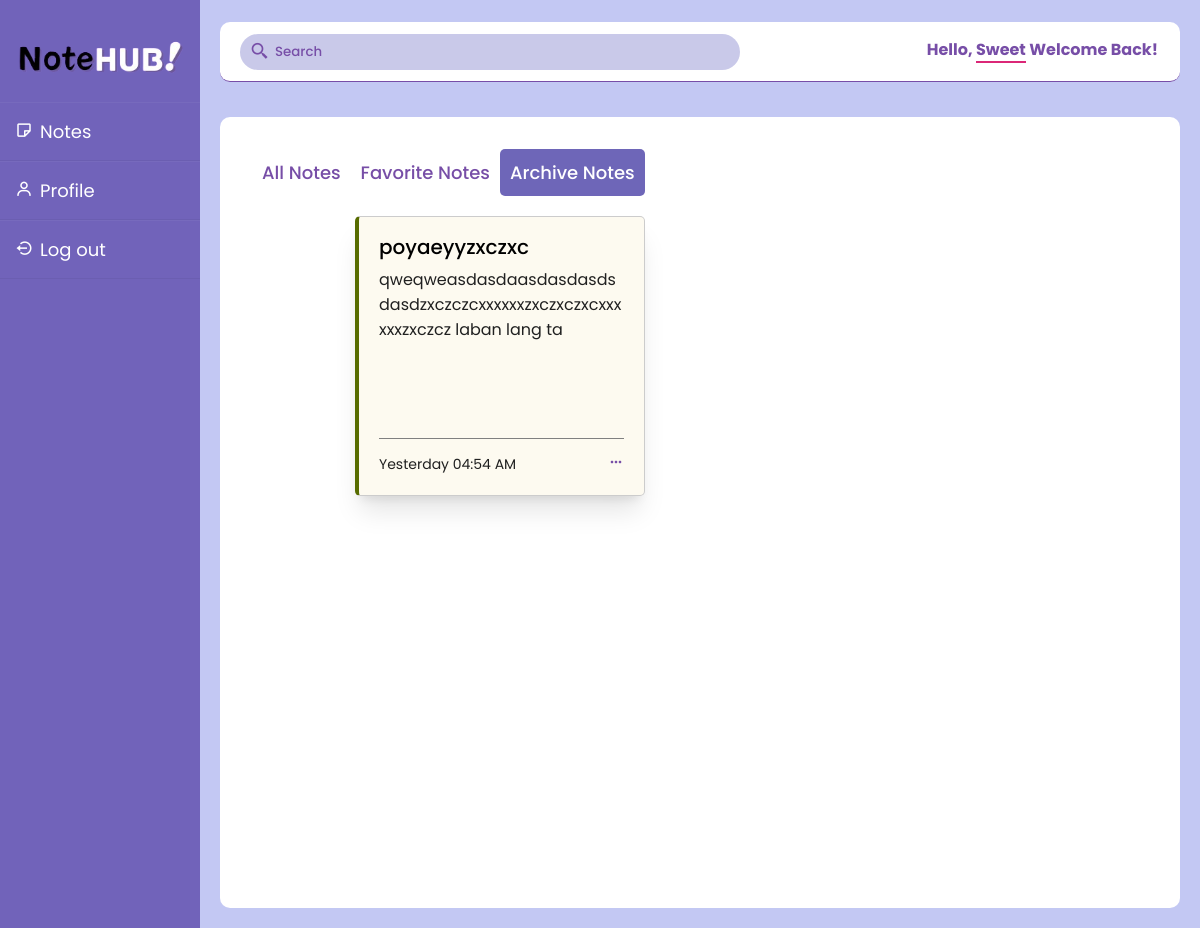
/adminnotes/archive.php (signed in), run on the app's committed database.
### tables this page shows
CREATE TABLE `archive` (
  `archive_id` int(111) NOT NULL,
  `note_id` int(11) NOT NULL
);

CREATE TABLE `note` (
  `note_id` int(50) NOT NULL,
  `user_id` int(11) NOT NULL,
  `title` varchar(200) NOT NULL,
  `description` text NOT NULL,
  `create_date` timestamp NOT NULL DEFAULT current_timestamp(),
  `update_at` timestamp NOT NULL DEFAULT current_timestamp()
);

### adminnotes/time.php (called while the page is built)
<?php
function formatUpdateTime($update_at) {
    $updated_time = strtotime($update_at);
    $current_time = time();
    $time_difference = $current_time - $updated_time;
    $hours_difference = floor($time_difference / (60 * 60));
    $days_difference = floor($time_difference / (60 * 60 * 24));
    $weeks_difference = floor($time_difference / (60 * 60 * 24 * 7));
    $is_new_day = date("Y-m-d", $updated_time) != date("Y-m-d", $current_time);
    if ($hours_difference < 5 && !$is_new_day) {
        return date("h:i A", $updated_time);
    } elseif ($is_new_day) {
        return "Yesterday " . date("h:i A", $updated_time);
    } elseif ($days_difference == 0) {
        return "Today " . date("h:i A", $updated_time);
    } elseif ($days_difference >= 2 && $days_difference < 7) {
        return date("l h:i A", $updated_time);
    } elseif ($weeks_difference < 1) {
        return date("F j, Y", $updated_time);
    } else {
        return date("F j, Y", $updated_time);
    }
}
?>

### adminnotes/archive.php (the view, shortened to what this page needs)
    <!DOCTYPE html>
    <html lang="en">
    <head>
        <link rel="stylesheet" href="css/dashboard.css">
        <link rel="stylesheet" href="https://unpkg.com/boxicons@latest/css/boxicons.min.css">
    </head>
    <body>
        <div class="container">
            <?php include 'sidebar.php'; ?>
            <div class="main-content">
            <?php
    include 'header.php';
    include 'time.php';
    $user_id = isset($_SESSION['user_id']) ? $_SESSION['user_id'] : null;
    ?>
                <div class="note-container">
                <div class="note-header">
                <?php include 'main_title.php' ?>
                    </div>
                    <div class="note-wrapper">
                    <div class="note-card">
                    <?php
    include_once "database.php";
    function getRandomDarkColor() {
        $brown = mt_rand(0, 255);
        $black = mt_rand(0, 255);
        $blue = mt_rand(0, 255);
        $reduceValue = mt_rand(80, 100);
        $brown = max(0, $brown - $reduceValue);
        $black = max(0, $black - $reduceValue);
        $blue = max(0, $blue - $reduceValue);
        $hexColor = sprintf("#%02x%02x%02x", $brown, $black, $blue);
        return $hexColor;
    }
    $sql = "SELECT archive.note_id, note.title, note.description, note.update_at FROM archive
    INNER JOIN note
    ON archive.note_id = note.note_id
    WHERE user_id = ? ";
    if ($stmt = $link->prepare($sql)) {
        $stmt->bind_param("i", $user_id);
        if ($stmt->execute()) {
            $result = $stmt->get_result();
            if ($result->num_rows > 0) {
                while ($row = $result->fetch_assoc()) {
                    $randomDarkColor = getRandomDarkColor();
                   echo "<li class='note'
    style='border-inline-start-color: $randomDarkColor;
    cursor: pointer;
    '>";
echo "<div class='details'>";
echo "<div class='title-container'>";
echo "<p class='title'>" . $row["title"] . "</p>";
echo "</div>";
$description = $row["description"];
echo "<span class='description'>" . $description . "</span>";
echo "</div>";
echo "<div class='settings'>";
echo "<div class='bottom-content'>";
echo "<span>" . formatUpdateTime($row['update_at']) . "</span>";
echo "<i class='bx bx-dots-horizontal-rounded' style='color:#774ea7'></i>";
echo "</div>";
echo "</div>";
echo "</li>";
                }
            } else {
                echo "No notes found.";
            }
        } else {
            echo "Error executing the query: " . $stmt->error;
        }
    } else {
        echo "Error in preparing statement: " . $link->error;
    }
    ?>
                        </div>
                    </div>
                </div>
            </div>
    </body>
    </html>

### css/dashboard.css (style rules this page uses)
* { margin: 0; padding: 0; font-family: "Poppins", sans-serif; box-sizing: border-box; list-style: none; text-decoration: none; }
body { background-color: #c3c8f3; }
.container .main-content { flex: 1; margin-left: 200px; padding: 20px; }
.note-header { display: flex; align-items: center; justify-content: space-between; }
.note-container { background: rgb(255, 255, 255); padding: 2rem; border-radius: 10px; max-height: calc(100vh - 60px); overflow-y: auto; margin-top: 0; }
.note-card { display: grid; grid-template-columns: repeat(auto-fill, 290px); grid-gap: 20px; padding: 20px; padding-right: 110px; height: 680px; justify-content: center; }
.note-card li { padding-top: 20px; height: 280px; list-style: none; border-left-width: 4px; box-shadow: 0 20px 25px -5px rgb(0 0 0 / 0.1), 0 8px 10px -6px rgb(0 0 0 / 0.1); background:#fdfaf0; border-radius: 5px; padding: 15px 20px 20px; }
.note { margin-bottom: 20px; padding: 10px; border: 1px solid #ccc; border-radius: 5px; }
.details { flex-grow: 1; }
.note p { font-size: 20px; font-weight: 500; }
.note span { color: rgb(32, 32, 32); font-size: 16px; display: block; margin-top: 5px; }
.bottom-content { display: flex; justify-content: space-between; align-items: center; margin-top: 10px; }
.bottom-content span { display: flex ; align-items: center; flex-direction: column; justify-content: space-between; float: left; font-size: 14px; }
.note .bottom-content { padding-top: 10px; border-top: 1px solid gray; }
.note-wrapper .note { display: flex; justify-content: space-between; flex-direction: column; }
.settings { position: relative; }

### adminnotes/archive.php (style rules this page uses)
.note { max-width: 100%; word-wrap: break-word; }
.title-container { display: flex; align-items: center; justify-content: space-between; }
.title { margin-right: 10px; }

### data on the page
archive: note.title "poyaeyyzxczxc", note.description "qweqweasdasdaasdasdasdsdasdzxczczcxxxxxxzxczxczxcxxxxxxzxczcz laban lang ta", note.update_at "Yesterday 04:54 AM"

### other printed values
$_SESSION['username'] "Sweet"
